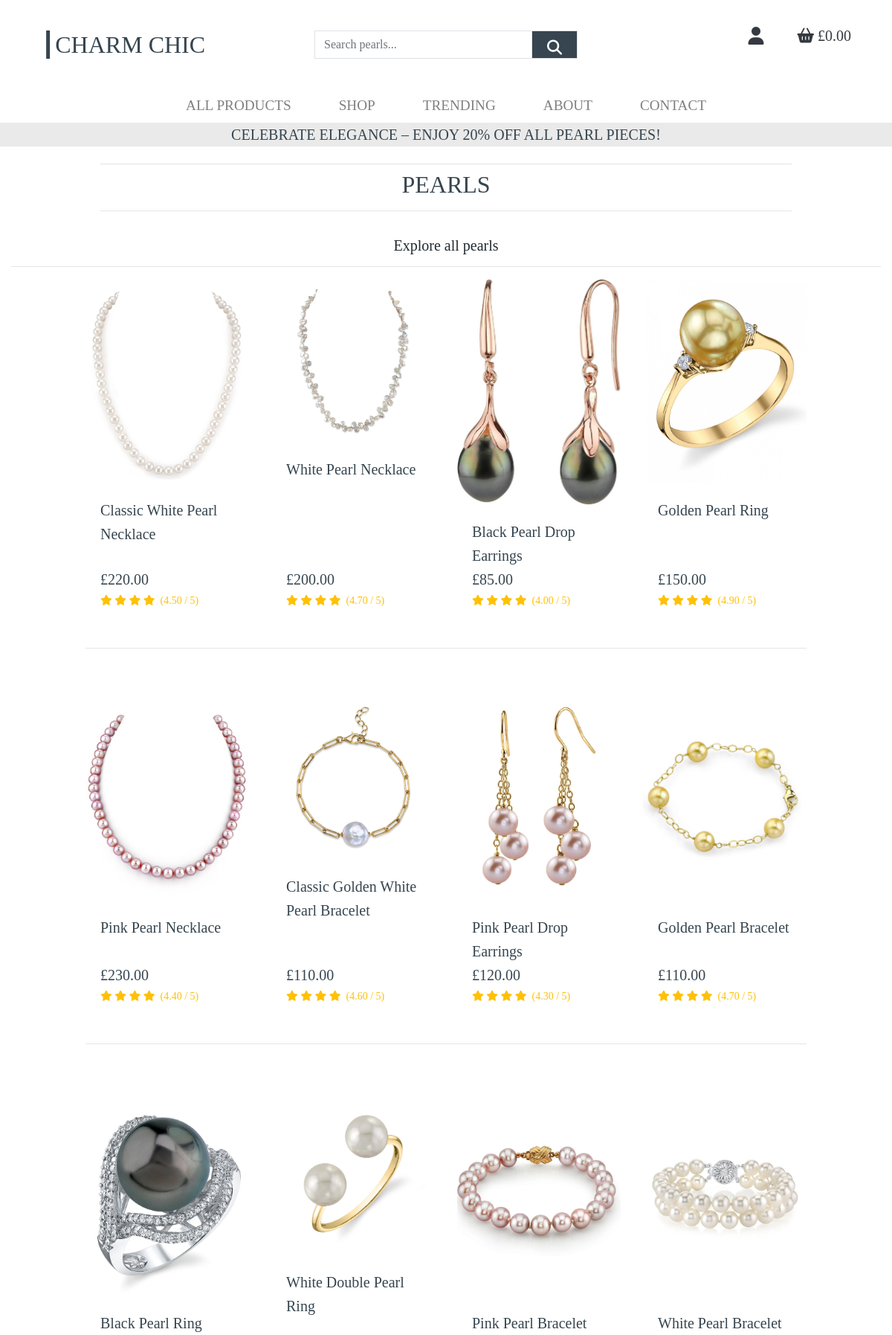
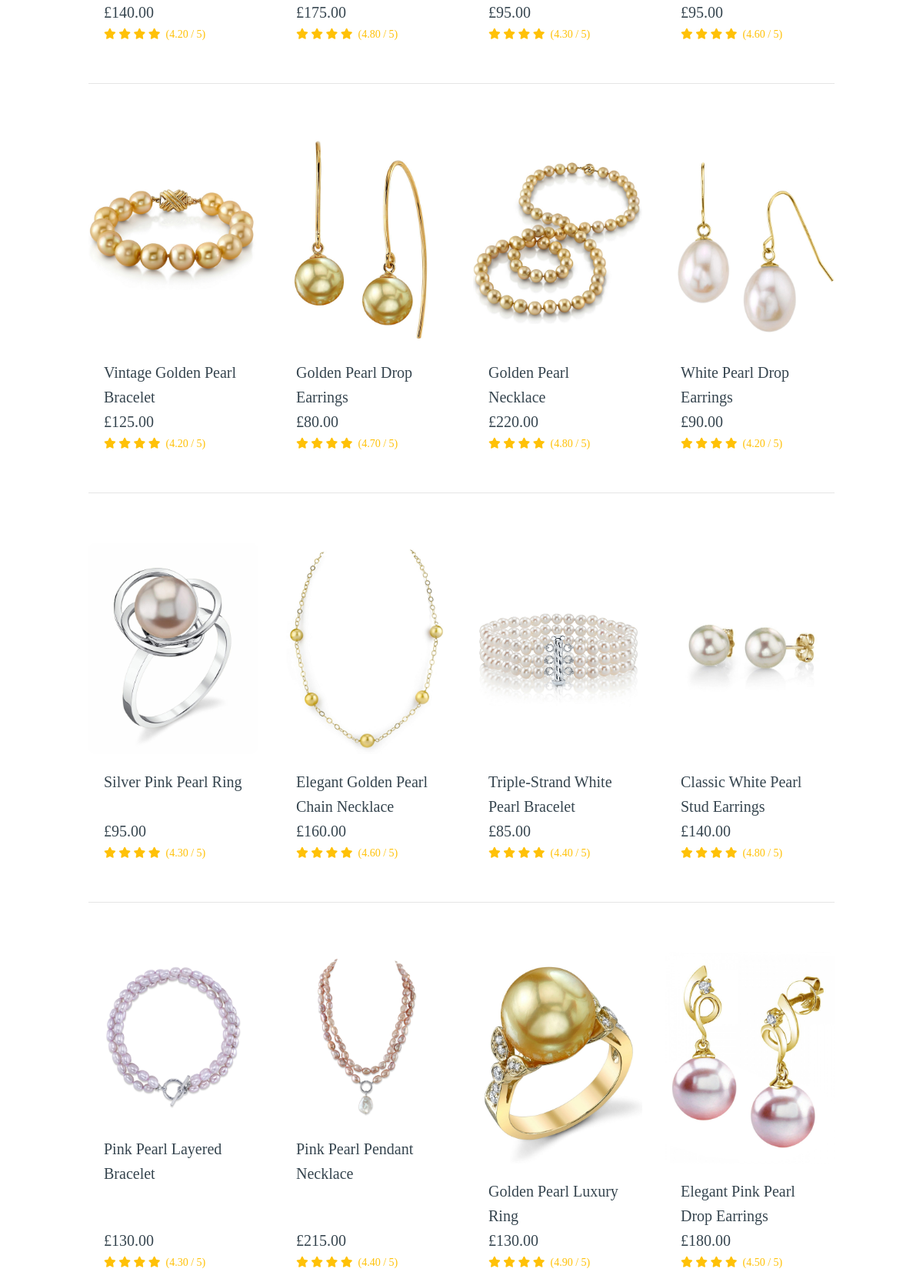
Screenshot of /products/ (signed in, upper part) with the database file from the repository (2 pictures, top to bottom).
### products/models.py (models this page shows, shortened)
class Product(models.Model):
    category = models.ForeignKey('Category', null=True, blank=True, on_delete=models.SET_NULL)
    subcategory = models.ForeignKey('SubCategory', null=True, blank=True, on_delete=models.SET_NULL)
    sku = models.CharField(max_length=254, null=True, blank=True)
    name = models.CharField(max_length=254)
    description = models.TextField()
    price = models.DecimalField(max_digits=6, decimal_places=2)
    rating = models.DecimalField(max_digits=6, decimal_places=2, null=True, blank=True)
    image = models.ImageField(null=True, blank=True)

### products/views.py (the view)
# urls.py: path('', views.all_products, name='products'),
def all_products(request):
    products = Product.objects.all()
    context = {
        'products': products,
    }
    return render(request, 'products/products.html', context)

### products/templates/products/products.html (shortened to what this page needs)
{% extends "base.html" %}
{% load static %}
{% block page_header %}
<div class="container header-container mt-5">
    <div class="row">
        <div class="col text-center">
            <hr class="my-2">
            <h2 class="logo-font product-header">Pearls</h2>
            <hr class="my-2">
        </div>
    </div>
</div>
{% endblock %}
{% block content %}
<div class="container-fluid">
    <div class="row">
        <div class="col text-center mt-3">
            <h4>Explore all pearls</h4>
            <hr class="w-45 mb-3">
        </div>
    </div>
    <div class="row">
        <div class="product-container col-10 offset-1">
            <div class="row">
                {% for product in products %}
                    <div class="col-sm-6 col-md-6 col-lg-4 col-xl-3 mb-4">
                        <div class="card h-100 border-0">
                            <a href="{% url 'product_detail' product.id %}">
                                {% if product.image %}
                                    <img class="card-img-top img-fluid" src="{{ product.image.url }}" alt="{{ product.name }}">
                                {% else %}
                                    <img class="card-img-top img-fluid" src="{{ MEDIA_URL }}noimage.png" alt="{{ product.name }}">
                                {% endif %}
                            </a>
                            <div class="card-body pb-0">
                                <p class="mb-0">{{ product.name }}</p>
                            </div>
                            <div class="card-footer bg-white pt-0 border-0 text-left">
                                <div class="row">
                                    <div class="col">
                                        <p class="lead mb-0 text-left">£{{ product.price }}</p>
                                        {% if product.rating %}
                                            <small class="text-warning product-rating">
                                                {% for i in "12345" %}
                                                    <i class="fas fa-star{% if i > product.rating|stringformat:"d" %}-o{% endif %}"></i>
                                                {% endfor %}
                                                ({{ product.rating }} / 5)
                                            </small>
                                        {% else %}
                                            <small class="text-muted">No Rating</small>
                                        {% endif %}
                                    </div>
                                </div>
                            </div>
                        </div>
                    </div>
                    {% if forloop.counter|divisibleby:4 %}
                        <div class="col-12 d-none d-xl-block mb-5">
                            <hr>
                        </div>
                    {% endif %}
                {% endfor %}
            </div>
        </div>
    </div>
</div>
{% endblock %}

### static/css/base.css (style rules this page uses)
html { height: 100%; }
body { color: #36454F; font-family: 'Babylonica'; }
h4, h5, h6 { font-size: 20px; color: #1F2A30; margin: 10px 0; }
p { font-size: 18px; color: #36454F; line-height: 1.6; }
.logo-font { text-transform: uppercase; color: #36454F; margin-bottom: 1rem; }
.row img { max-width: 100%; border-radius: 10px; transition: transform 0.3s ease; }
.row p { font-size: 1.25rem; color: #36454F; margin-bottom: 1.5rem; }
@media (min-width: 1200px) { .container { max-width: 80%; } }
@media (min-width: 992px) { .header-container { padding-top: 164px; } }

### rows the page displays
Product: image (picture), name "Classic White Pearl Necklace", price "220.00", rating "4.50"
Product: image (picture), name "White Pearl Necklace", price "200.00", rating "4.70"
Product: image (picture), name "Black Pearl Drop Earrings", price "85.00", rating "4.00"
Product: image (picture), name "Golden Pearl Ring", price "150.00", rating "4.90"
Product: image (picture), name "Pink Pearl Necklace", price "230.00", rating "4.40"
Product: image (picture), name "Classic Golden White Pearl Bracelet", price "110.00", rating "4.60"
Product: image (picture), name "Pink Pearl Drop Earrings", price "120.00", rating "4.30"
Product: image (picture), name "Golden Pearl Bracelet", price "110.00", rating "4.70"
Product: image (picture), name "Black Pearl Ring", price "140.00", rating "4.20"
Product: image (picture), name "White Double Pearl Ring", price "175.00", rating "4.80"
Product: image (picture), name "Pink Pearl Bracelet", price "95.00", rating "4.30"
Product: image (picture), name "White Pearl Bracelet", price "95.00", rating "4.60"
Product: image (picture), name "Vintage Golden Pearl Bracelet", price "125.00", rating "4.20"
Product: image (picture), name "Golden Pearl Drop Earrings", price "80.00", rating "4.70"
Product: image (picture), name "Golden Pearl Necklace", price "220.00", rating "4.80"
Product: image (picture), name "White Pearl Drop Earrings", price "90.00", rating "4.20"
Product: image (picture), name "Silver Pink Pearl Ring", price "95.00", rating "4.30"
Product: image (picture), name "Elegant Golden Pearl Chain Necklace", price "160.00", rating "4.60"
Product: image (picture), name "Triple-Strand White Pearl Bracelet", price "85.00", rating "4.40"
Product: image (picture), name "Classic White Pearl Stud Earrings", price "140.00", rating "4.80"
Product: image (picture), name "Pink Pearl Layered Bracelet", price "130.00", rating "4.30"
Product: image (picture), name "Pink Pearl Pendant Necklace", price "215.00", rating "4.40"
Product: image (picture), name "Golden Pearl Luxury Ring", price "130.00", rating "4.90"
Product: image (picture), name "Elegant Pink Pearl Drop Earrings", price "180.00", rating "4.50"
